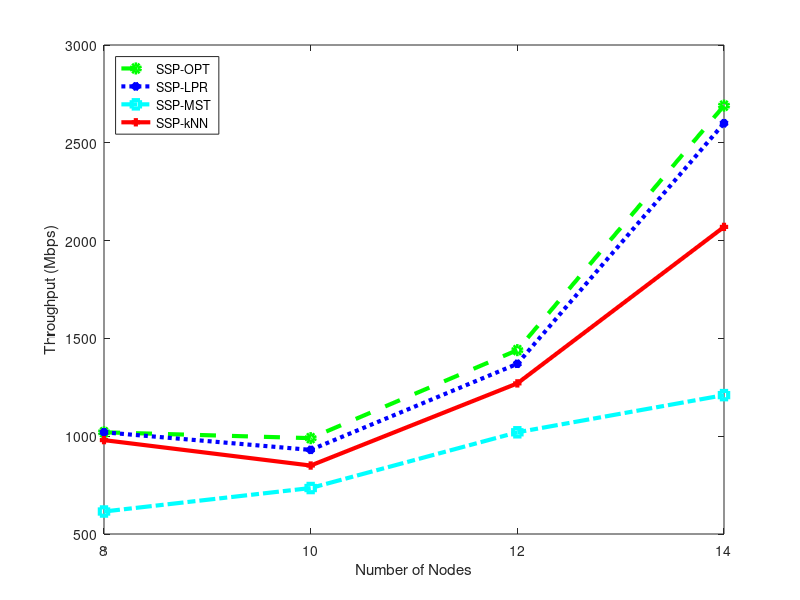

This chart was generated by the following MATLAB code: (Note: this script raises an error after producing the figure.)
figure(1);
X = [ 8, 10, 12, 14 ];
SSPOPT = [ 1.02e+09, 9.90e+08, 1.44e+09, 2.69e+09 ];
SSPLPR = [ 1.02e+09, 9.30e+08, 1.37e+09, 2.60e+09 ];
SSPMST = [ 6.15e+08, 7.35e+08, 1.02e+09, 1.21e+09 ];
SSPkNN = [ 9.80e+08, 8.50e+08, 1.27e+09, 2.07e+09 ];
SSPOPT = SSPOPT / 1000000;
SSPLPR = SSPLPR / 1000000;
SSPMST = SSPMST / 1000000;
SSPkNN = SSPkNN / 1000000;
plot(X,SSPOPT,'--og ','LineWidth',3);
hold on;
plot(X,SSPLPR,':*b','LineWidth',3);
plot(X,SSPMST,'-.sc','LineWidth',3);
plot(X,SSPkNN,'-+r','LineWidth',3);
xlabel('Number of Nodes');
ylabel('Throughput (Mbps)');
legend('SSP-OPT','SSP-LPR','SSP-MST','SSP-kNN', "Location", "NorthWest")
set(gca, 'XTickMode', 'manual', 'XTick', X);
hold off;
fixAxes;
print(1, "scenario1.eps", "-deps");
print(1, "scenario1.pdf", "-dpdf");
